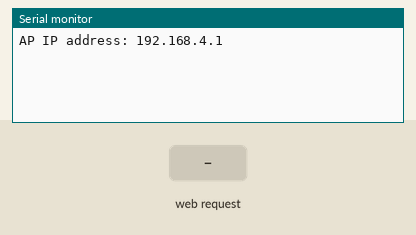
Recording of a sketch running on a simulated ESP32. Shown: the last lines printed to the serial monitor. The inputs (shaded band) are chosen by the test bench. Storage starts empty.

Above: at 1.2 s.
1.3 s: HTTP request GET /temperature received
At 2.5 s:
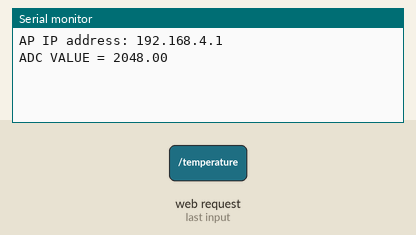
2.8 s: HTTP request GET /humidity received
At 3.9 s:
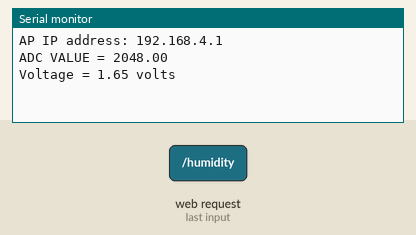

The sketch:

ESP_Chart_Web_Server.ino
```cpp
// Import required libraries
#include <WiFi.h>
#include <ESPAsyncWebServer.h>
#include <SPIFFS.h>
#include <Wire.h>


const int Analog_channel_pin = 35;
float ADC_VALUE = 0;
float voltage_value = 0;


// Replace with your network credentials
const char* ssid = "UCMCM";
const char* password = "12345678";

// Create AsyncWebServer object on port 80
AsyncWebServer server(80);


String ADC() {
  ADC_VALUE = analogRead(Analog_channel_pin);
  Serial.print("ADC VALUE = ");
  Serial.println(ADC_VALUE);
  return String(ADC_VALUE);
}

String volta() {

  //ADC_VALUE = analogRead(Analog_channel_pin);
  //Serial.print("ADC VALUE = ");
  //Serial.println(ADC_VALUE);
  voltage_value = (ADC_VALUE * 3.3 ) / (4095);
  Serial.print("Voltage = ");
  Serial.print(voltage_value);
  Serial.print(" volts");
  return String(voltage_value);
  //return String(ADC_VALUE);

}


void setup() {
  // Serial port for debugging purposes
  Serial.begin(115200);

  WiFi.softAP(ssid, password);                               //Wifi SSID, Password of ESP32
  //WiFi.softAPConfig(local_ip, gateway, subnet);
  IPAddress myIP = WiFi.softAPIP();
  Serial.print("AP IP address: ");
  Serial.println(myIP);


  // Initialize SPIFFS
  if (!SPIFFS.begin()) {
    Serial.println("An Error has occurred while mounting SPIFFS");
    return;
  }


  // Route for root / web page
  server.on("/", HTTP_GET, [](AsyncWebServerRequest * request) {
    request->send(SPIFFS, "/index.html");
  });
  server.on("/highcharts.js", HTTP_GET, [](AsyncWebServerRequest * request) {
    request->send(SPIFFS,"/highcharts.js", "text/js");
  });
  server.on("/temperature", HTTP_GET, [](AsyncWebServerRequest * request) {
    request->send_P(200, "text/plain", ADC().c_str());
  });
  server.on("/humidity", HTTP_GET, [](AsyncWebServerRequest * request) {
    request->send_P(200, "text/plain", volta().c_str());
  });

  server.begin();
}

void loop() {

}
```

Measured:
- after the input at 1.3 s, the serial monitor: prints a new line at once (image 1)
- after the input at 2.8 s, the serial monitor: prints a new line at once (image 2)
